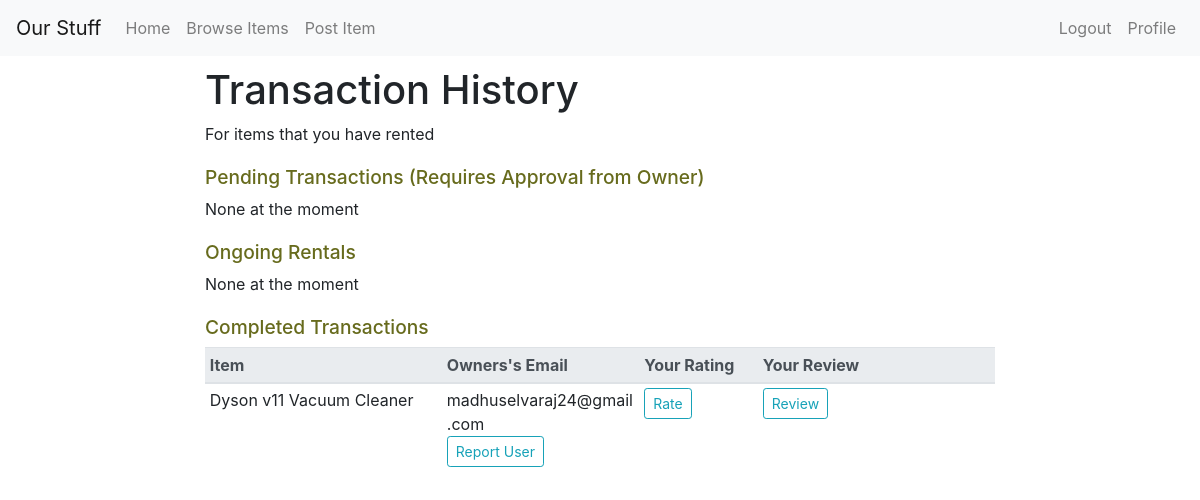
/profile/renter/transactions/all (signed in), run on an earlier commit of the app's database.
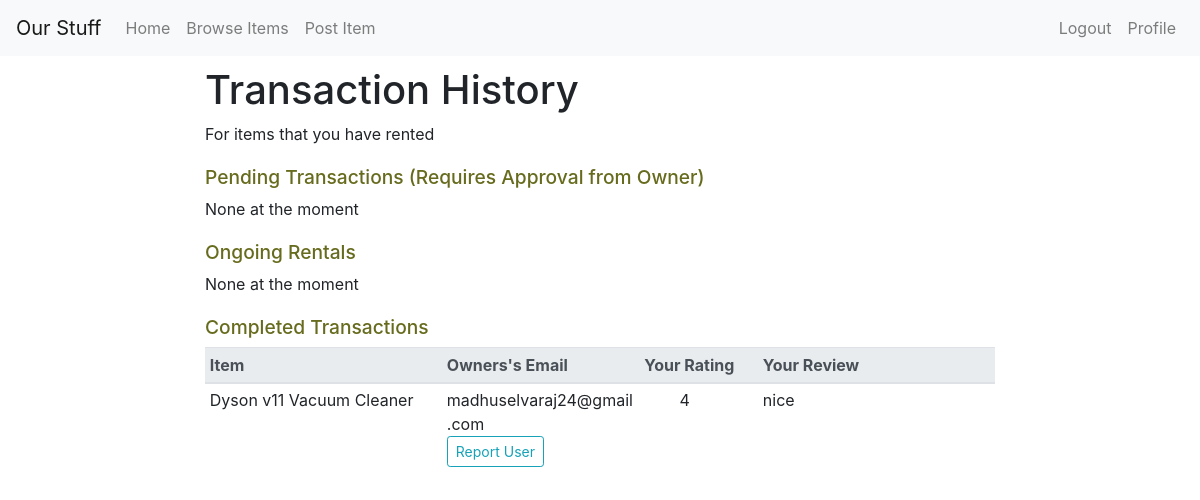
And on a later commit of the database.
### tables this page shows
CREATE TABLE RENTAL
(
    tID				INTEGER		PRIMARY KEY,
    Renter_email	TEXT		NOT NULL,
    Owner_email		TEXT		NOT NULL,
    Item_title		TEXT		NOT NULL,
    Start_date		TEXT		NOT NULL,
    Duration		INTEGER		NOT NULL,
    Pick_up_time	TEXT		NOT NULL,
    Drop_off_time	TEXT		NOT NULL,
    Type			TEXT		NOT NULL,
    Rating			INTEGER     DEFAULT NULL,
    Review			TEXT        DEFAULT NULL,
    CONSTRAINT
        RENTER_FK FOREIGN KEY (Renter_email) REFERENCES USER(Email)
            ON DELETE SET NULL       ON UPDATE CASCADE,
    CONSTRAINT
        OWNER_FK FOREIGN KEY (Owner_email) REFERENCES USER(Email)
            ON DELETE SET NULL      ON UPDATE CASCADE,
    CONSTRAINT
        ITM_FK FOREIGN KEY (Item_title, Owner_email) REFERENCES ITEM(Title, Owner_email)
            ON DELETE SET NULL      ON UPDATE CASCADE
);

### OurStuff.py (the view, shortened to what this page needs)
@app.route('/profile/renter/transactions/all', methods = ['GET', 'POST'])
@login_required
def renterTransactions():
    db = get_db()
    cur = db.cursor()
    pending = cur.execute('SELECT * FROM RENTAL WHERE Renter_email=? AND Type=?', (g.user['Email'],'pending',)).fetchall() # not approved by owner
    booked = cur.execute('SELECT * FROM RENTAL WHERE Renter_email=? AND Type=?', (g.user['Email'],'booked',)).fetchall() # ongoing rental
    days_remaining = determineDaysRemaining(booked) # determine the number of days remaining for each booked rental
    complete = cur.execute('SELECT * FROM RENTAL WHERE Renter_email=? AND Type=?', (g.user['Email'],'complete',)).fetchall() # completed rental (item returned and owner has marked it as complete)
    if request.method == 'GET':
        if pending and booked and complete:
            return render_template('renterTransactions.html', pending = pending, booked = booked, days_remaining = days_remaining, complete = complete, zip=zip)
        elif pending and booked:
            return render_template('renterTransactions.html', pending = pending, booked = booked, days_remaining = days_remaining, zip=zip)
        elif pending and complete:
            return render_template('renterTransactions.html', pending = pending, complete = complete)
        elif booked and complete:
            return render_template('renterTransactions.html', booked = booked, days_remaining = days_remaining, complete = complete, zip=zip)
        elif pending:
            return render_template('renterTransactions.html', pending = pending)
        elif booked:
            return render_template('renterTransactions.html', booked = booked, days_remaining = days_remaining, zip=zip)
        elif complete:
            return render_template('renterTransactions.html', complete = complete)
        else:
            return render_template('renterTransactions.html')

### OurStuff.py (called while the page is built, shortened)
def determineDaysRemaining(booked):
    days_remaining=[]
    return days_remaining

### admin.py (called while the page is built)
@bp.before_app_request
def load_logged_in_admin():
    admin = session.get('admin')
    if admin is None:
        g.admin = None
    else:
        g.admin = get_db().execute(
            'SELECT * FROM ADMIN WHERE Admin_ID = ?', (admin,)
        ).fetchone()

### auth.py (called while the page is built)
@bp.before_app_request
def load_logged_in_user():
    user_id = session.get('user_id')
    if user_id is None:
        g.user = None
    else:
        g.user = get_db().execute(
            'SELECT * FROM user WHERE email = ?', (user_id,)
        ).fetchone()

def login_required(view):
    @functools.wraps(view)
    def wrapped_view(**kwargs):
        if g.user is None:
            flash("Please login or sign up to continue", "primary")
            return redirect(url_for('auth.login'))
        return view(**kwargs)
    return wrapped_view

### db.py (called while the page is built)
def get_db():
    if 'db' not in g:
        g.db = sqlite3.connect(db_name)
        g.db.row_factory = sqlite3.Row
    return g.db

### templates/renterTransactions.html (shortened to what the changed rows need)
{% extends "base.html" %}
{% block content %}
        <div class="row">
            <div class="col-8">
              <h1 class="transaction-heading">Transaction History</h1>
              {% if complete%}
                <table class="table table-sm transaction-table" width="100%">
                  <thead class="thead-light">
                    <tr>
                      <th scope="col" style="width:30%" >Item</th>
                      <th scope="col" style="width:25%">Owners's Email</th>
                      <th scope="col" style="width:15%">Your Rating</th>
                      <th scope="col" style="width:30%">Your Review</th>
                    </tr>
                  </thead>
                  <tbody>
                    {% for row in complete %}
                      <tr>
                        <td>{{row[3]}}</td>
                        <td>
                          <span>{{row[2]}}</span> <br>
                          <span><a type="submit" class="btn btn-outline-info btn-sm float-left" href="/profile/renter/report/{{row[2]}}">Report User</a></span>
                        </td>
                        {% if row[9] != None%}
                          <td id="rating">{{row[9]}}</td>
                        {% else %}
                          <td>
                            <button type="button" class="btn btn-outline-info btn-sm" data-toggle="modal" data-target="#rateModal">Rate</button>
                          </td>
                        {% endif %}
                        {% if row[10] != None%}
                          <td>{{row[10]}}</td>
                        {% else %}
                          <td>
                            <button type="button" class="btn btn-outline-info btn-sm" data-toggle="modal" data-target="#reviewModal">Review</button>
                          </td>
                        {% endif %}
                      </tr>
                    {% endfor %}
                  </tbody>
                </table>
              {% else %}
              <h8>None at the moment</h8>
              {% endif %}
            </div>
        </div>
{% endblock content%}

What changed in the data, as far as the page shows it:
changed RENTAL "Dyson v11 Vacuum Cleaner": Rating (not shown) → "4"; Review (not shown) → "nice"; no longer shows "Rate Review"
